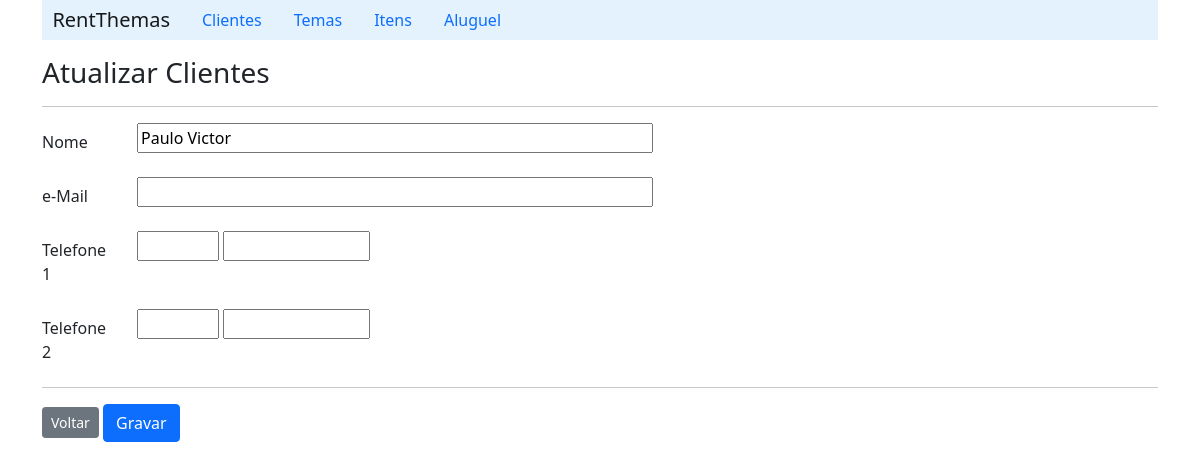
The page /detailClient/2 on the database as committed earlier.
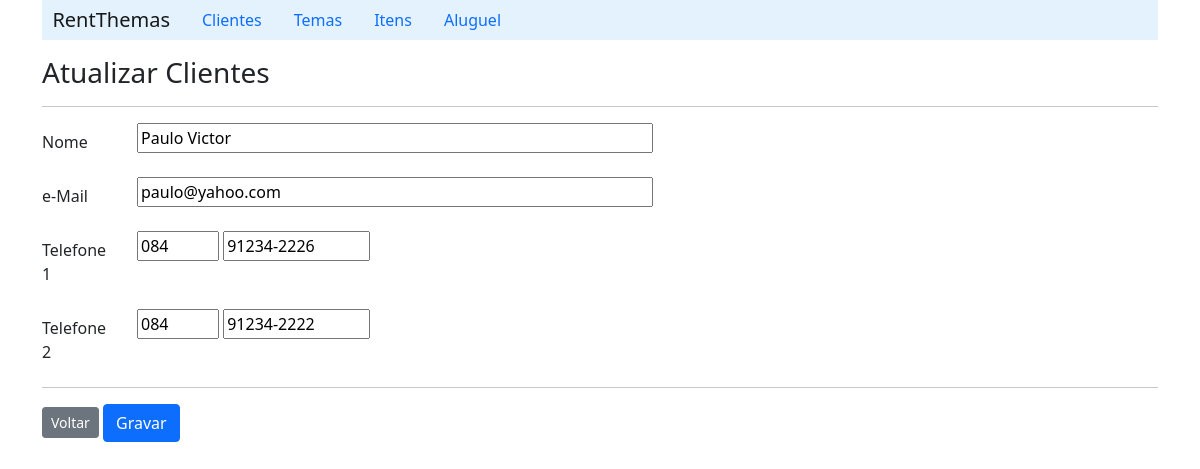
The same page on the database as committed later.
### rent/models.py (models this page shows, shortened)
class Client(models.Model):
    name = models.CharField(max_length=60, blank=False)
    email = models.CharField(max_length=60, blank=True)

class Phone(models.Model):
    ddd = models.CharField(max_length=3)
    number = models.CharField(max_length=10)
    client = models.ForeignKey('Client', on_delete=models.CASCADE, related_name='phones')

### rent/views.py (the view)
# urls.py: path('detailClient/<int:id>', ClientViews.detailClient),
    def detailClient(request, id):
        client = Client.objects.get(pk=id)
        return render(request, 'client/formEditClient.html', {'client': client} )

### rent/templates/client/formEditClient.html (shortened to what this page needs)
{% extends "index.html" %}
{% block content %}
    <h3>Atualizar Clientes</h3>
    <hr>
        <form action="/updateClient/{{client.id}}" method="post">
            <div class="row mb-3">
                <label class="col-sm-1 col-form-label" for="name">Nome</label>
                <div class="col-sm-11">
                    <input id="name" type="text" size="50" name="name" value="{{client.name}}">
                </div>
            </div>
            <div class="row mb-3">
                <label class="col-sm-1 col-form-label" for="email">e-Mail</label>
                <div class="col-sm-11">
                    <input type="email" id="email" size="50" name="email" value={{client.email}}>
                </div>
            </div>
                <div class="row mb-3">
                    <label class="col-sm-1 col-form-label" for="phone1">Telefone 1 </label>
                    <div class="col-sm-11">
                        <input type="text"  size="3" name="ddd1" value={{client.phones.all.first.ddd}}>
                        <input type="text"  size="10" name="phone1" pattern="[0-9]{5}-[0-9]{4}" value={{client.phones.all.first.number}} >
                    </div>
                </div>
                <div class="row mb-3">
                    <label class="col-sm-1 col-form-label" for="phone2">Telefone 2 </label>
                    <div class="col-sm-11">
                        <input type="text" id="phone2" size="3" name="ddd2" value={{client.phones.all.last.ddd}}>
                        <input type="text" id="phone2" size="10" name="phone2" pattern="[0-9]{5}-[0-9]{4}" value={{client.phones.all.last.number}}>
                    </div>
                </div>
            <hr>
            <a class="btn btn-secondary btn-sm" href="/listClient">Voltar</a>
            <input class="btn btn-primary" type="submit" value="Gravar">
        </form>
{% endblock %}

Rows that differ between the two databases and show on the page:
changed Client "Paulo Victor": email (not shown) → "paulo@yahoo.com"; ddd1 (not shown) → "084"; phone1 (not shown) → "91234-2226"; ddd2 (not shown) → "084"; phone2 (not shown) → "91234-2222"
